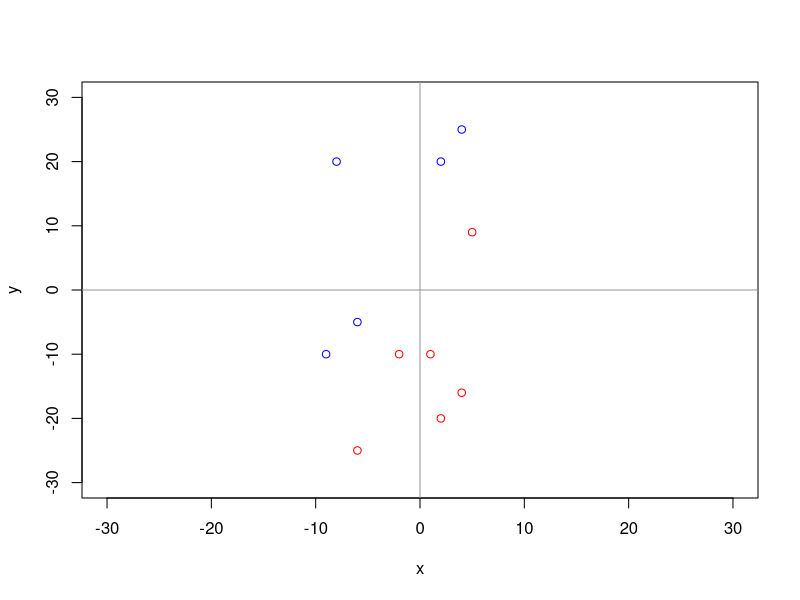

The R source for this figure:
#Script for single perceptron with two dendrites

setClass("perceptron", slots = list(weights="matrix", shift="numeric", activationFunction="function"))

classificate <- function (inputs, perceptron) {
  a <- perceptron@weights %*% inputs + perceptron@shift
  y <- perceptron@activationFunction(a)
  
  return (y)
}

traineePerceptron <- function (xCords, yCords, teacherValues, activationFunction) {
  #amount of learning points
  n <- length(xCords)

  #Create matrix of sets to teach percepton from x and y cords.
  dendritesMatrix <- matrix(ncol = n, nrow = 0)
  dendritesMatrix <- rbind(dendritesMatrix, xCords, deparse.level = 0)
  dendritesMatrix <- rbind(dendritesMatrix, yCords, deparse.level = 0)
  
  #Randomly find entry values for input weights in <0,1> range.
  weights <- runif(2)
  #Randomly find entry value for shift value in <0,1> range.
  shift <- runif(1)
  
  #For each epoch 
  for (epoch in 1:n) {
    repeat {
      #Get x and y cords of <epoch> point and transpose to 2 rows and 1 column matrix
      dendrites <- t(t(dendritesMatrix[,epoch]))
      #Find value of vectored multiplication of weights and dendrites incremented by shift
      a <- weights %*% dendrites + shift
      #Find activation function value for result of operation above
      y <- activationFunction(a)
      #Check, if the result value of activation function is equal pattern value
      error <- teacherValues[epoch] - y
      if (error == 0) { #If error equals 0 go forward to the next epoch
        break
      } else { #If error different from 0, then teach perceptron by modyfication of weights and shift value
        shift <- shift + error
        weights <- weights + error %*% t(dendrites)
      }
    } 
  }
  
  perceptron <- new("perceptron", weights = weights, shift = shift, 
                   activationFunction = activationFunction)
  return (perceptron)
}

addPoint <- function (x, y, perceptron) {
  color <- "red"
  if (classificate(c(x, y), perceptron) == 1) {
    color <- "blue"
  }
  points(x, y, col = color)
}

activationFunction <- function (a) {
  if (a < 0) {
    return (0)
  } 
  return (1)
}

xTraineeCordsVector <- c(-8, 2, 4, -9, -6, 5, -2, 1, -6, 4)
yTraineeCordsVector <- c(20, 20, 25, -10, -5, 9, -10, -10, -25, -16)
teacherVector <- c(1, 1, 1, 1, 1, 0, 0, 0, 0, 0)
perceptron <- traineePerceptron(xTraineeCordsVector, yTraineeCordsVector, teacherVector, activationFunction)

plot(-30:30, -30:30, xlab = "x", ylab = "y", type = "n")
points(xTraineeCordsVector[1:5], yTraineeCordsVector[1:5], col = "blue")
points(xTraineeCordsVector[6:10], yTraineeCordsVector[6:10], col = "red")
abline(h = 0, v = 0, col = "gray60")

addPoint(2, -20, perceptron)

